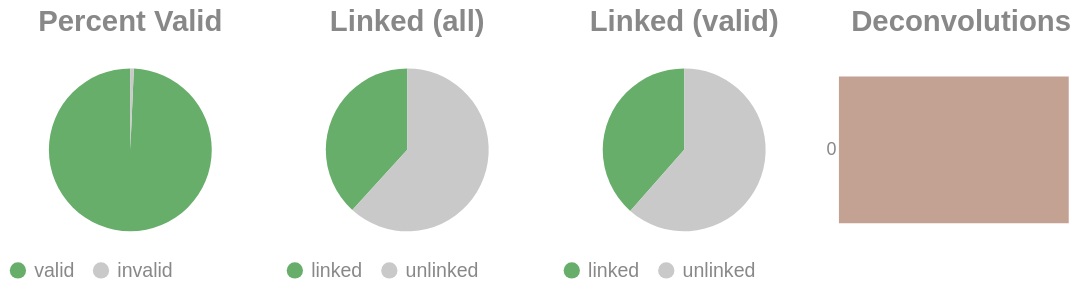

Notebook code for this chart:
### Code cell
if SKIPLR:
    pass
else:
    clash = Counter()
    for i in valids['molecule'].to_list():
        _mol = i.split("-")
        if len(_mol) == 1:
            clash.update('0')
        else:
            clash.update(_mol[-1])

    _d = {"deconvolutions": [], 'count': []}
    for k,v in clash.items():
        _d['deconvolutions'].append(k)
        _d['count'].append(v)

    tot_valid = valids['reads'].sum()
    mask = valids['reads'] >= 2
    n_linked_reads = valids.filter(mask)['reads'].sum()
    if n_linked_reads == 0:
        print_html("No linked molecules (>=2 reads) were detected; skipping linked-only distributions.")
        SKIPLR = True
    else:
        perc_valid = round(tot_valid / n_reads, 4)
        linked_perc_abs = round(n_linked_reads / n_reads, 4)
        linked_perc = round(n_linked_reads / tot_valid, 4)

    _valid = pl.DataFrame({"valids": ['valid', 'invalid'], "count": [tot_valid, n_reads - tot_valid]})
    _linked_abs = pl.DataFrame({"linked (absolute)": ['linked', 'unlinked'], "count": [n_linked_reads, n_reads - n_linked_reads]})
    _linked_rel = pl.DataFrame({"linked (valids)": ['linked', 'unlinked'], "count": [n_linked_reads, tot_valid - n_linked_reads]})

    (
        alt.hconcat(
            piechart(_valid, goodval = 'valid', title = "Percent Valid"),
            piechart(_linked_abs, goodval = "linked", title =  "Linked (all)"),
            piechart(_linked_rel, goodval = "linked", title =  "Linked (valid)"),
            convolutionbar(pl.DataFrame(_d), title = "Deconvolutions"),
            center = True,
            bounds = 'flush'
        )
        .resolve_scale(color='independent')
        .resolve_legend('independent')
        .properties(usermeta={'embedOptions': {"actions": False}})
    ).display()

### Figure 1 — Vega-Lite specification as saved in the notebook (floating-point values rounded to 4 significant figures)
{"width": "container", "height": 400, "config": {"title": {"anchor": "start", "dy": -15, "fontSize": 18, "color": "#888888", "subtitleColor": "#888888", "subtitleFontSize": 14}, "arc": {"fill": "#0072B2"}, "axis": {"domainColor": "#888888", "domainWidth": 0.5, "gridWidth": 0.2, "grid": false, "titleFontWeight": 400, "titleFontSize": 15, "labelFontSize": 11, "labelColor": "#888888", "tickColor": "#888888", "tickWidth": 0.2, "titleColor": "#888888"}, "axisBand": {"grid": false}, "axisX": {"grid": true, "tickSize": 10, "domainCap": "round"}, "axisY": {"domain": false, "grid": true, "tickSize": 0, "domainCap": "round"}, "background": "transparent", "header": {"labelFontSize": 15, "labelColor": "#888888", "titleFontSize": 15, "titleFontWeight": 600, "titleColor": "#888888"}, "legend": {"labelFont": "sans-serif", "labelFontSize": 12, "labelColor": "#888888", "symbolSize": 100, "symbolType": "circle", "titleFontSize": 12, "titlePadding": 10, "titleColor": "#888888", "title": null}, "range": {"category": ["#E69F00", "#56B4E9", "#009E73", "#F0E442", "#0072B2", "#D55E00", "#CC79A7", "#000000"], "diverging": ["#cfe8f3", "#a2d4ec", "#73bfe2", "#46abdb", "#1696d2", "#12719e"]}, "area": {"fill": "#0072B2", "fillOpacity": 0.7, "line": true, "strokeOpacity": 0.7}, "line": {"color": "#0072B2", "stroke": "#0072B2", "strokeWidth": 2}, "trail": {"color": "#0072B2", "stroke": "#0072B2", "strokeWidth": 0, "size": 1}, "point": {"filled": true, "fillOpacity": 1.0, "size": 95}, "text": {"color": "#888888", "fontSize": 11, "align": "right", "fontWeight": 400, "size": 11}, "bar": {"fill": "#0072B2", "stroke": null}, "view": {"stroke": null, "continuousWidth": 660, "continuousHeight": 400}}, "hconcat": [{"data": {"name": "data-7a6bf479e3799929e05d2d416c2fd43c"}, "mark": {"type": "arc"}, "encoding": {"color": {"field": "valids", "legend": {"orient": "bottom", "title": null}, "scale": {"domain": ["valid", "invalid"], "range": ["#68ae6b", "#C9C9C9"]}, "title": "Valids", "type": "nominal"}, "theta": {"field": "count", "type": "quantitative"}, "tooltip": [{"field": "valids", "title": "Valids", "type": "ordinal"}, {"field": "percent", "format": ".2%", "title": "Percent", "type": "quantitative"}, {"field": "count", "title": "Count", "type": "quantitative"}]}, "height": 100, "title": {"text": "Percent Valid", "align": "center", "anchor": "middle"}, "transform": [{"calculate": "datum.count / 7394114", "as": "percent"}], "width": 150}, {"data": {"name": "data-742461f1effe3bdf09301e965558caf6"}, "mark": {"type": "arc"}, "encoding": {"color": {"field": "linked (absolute)", "legend": {"orient": "bottom", "title": null}, "scale": {"domain": ["linked", "unlinked"], "range": ["#68ae6b", "#C9C9C9"]}, "title": "Linked (Absolute)", "type": "nominal"}, "theta": {"field": "count", "type": "quantitative"}, "tooltip": [{"field": "linked (absolute)", "title": "Linked (Absolute)", "type": "ordinal"}, {"field": "percent", "format": ".2%", "title": "Percent", "type": "quantitative"}, {"field": "count", "title": "Count", "type": "quantitative"}]}, "height": 100, "title": {"text": "Linked (all)", "align": "center", "anchor": "middle"}, "transform": [{"calculate": "datum.count / 7394114", "as": "percent"}], "width": 150}, {"data": {"name": "data-a80882107685a0b9617d488465eb2ac8"}, "mark": {"type": "arc"}, "encoding": {"color": {"field": "linked (valids)", "legend": {"orient": "bottom", "title": null}, "scale": {"domain": ["linked", "unlinked"], "range": ["#68ae6b", "#C9C9C9"]}, "title": "Linked (Valids)", "type": "nominal"}, "theta": {"field": "count", "type": "quantitative"}, "tooltip": [{"field": "linked (valids)", "title": "Linked (Valids)", "type": "ordinal"}, {"field": "percent", "format": ".2%", "title": "Percent", "type": "quantitative"}, {"field": "count", "title": "Count", "type": "quantitative"}]}, "height": 100, "title": {"text": "Linked (valid)", "align": "center", "anchor": "middle"}, "transform": [{"calculate": "datum.count / 7342983", "as": "percent"}], "width": 150}, {"data": {"name": "data-f41d12b519943978b9053ec53edbfa31"}, "mark": {"type": "bar"}, "encoding": {"color": {"field": "deconvolutions", "legend": null, "scale": {"scheme": "lightgreyred"}, "type": "nominal"}, "tooltip": [{"field": "deconvolutions", "title": "Deconvolutions", "type": "ordinal"}, {"field": "percent", "format": ".2%", "title": "Percent", "type": "quantitative"}, {"field": "count", "title": "Count", "type": "quantitative"}], "x": {"axis": null, "field": "count", "type": "quantitative"}, "y": {"field": "deconvolutions", "sort": "ascending", "title": null, "type": "nominal"}}, "height": 100, "title": {"text": "Deconvolutions", "align": "center", "anchor": "middle"}, "transform": [{"calculate": "datum.count / 5643063", "as": "percent"}], "width": 150}], "bounds": "flush", "center": true, "resolve": {"legend": {"angle": "independent"}, "scale": {"color": "independent"}}, "usermeta": {"embedOptions": {"actions": false}}, "$schema": "https://vega.github.io/schema/vega-lite/v6.1.0.json", "datasets": {"data-7a6bf479e3799929e05d2d416c2fd43c": [{"valids": "valid", "count": 7342983}, {"valids": "invalid", "count": 51131}], "data-742461f1effe3bdf09301e965558caf6": [{"linked (absolute)": "linked", "count": 2826179}, {"linked (absolute)": "unlinked", "count": 4567935}], "data-a80882107685a0b9617d488465eb2ac8": [{"linked (valids)": "linked", "count": 2826179}, {"linked (valids)": "unlinked", "count": 4516804}], "data-f41d12b519943978b9053ec53edbfa31": [{"deconvolutions": "0", "count": 5643063}]}}
